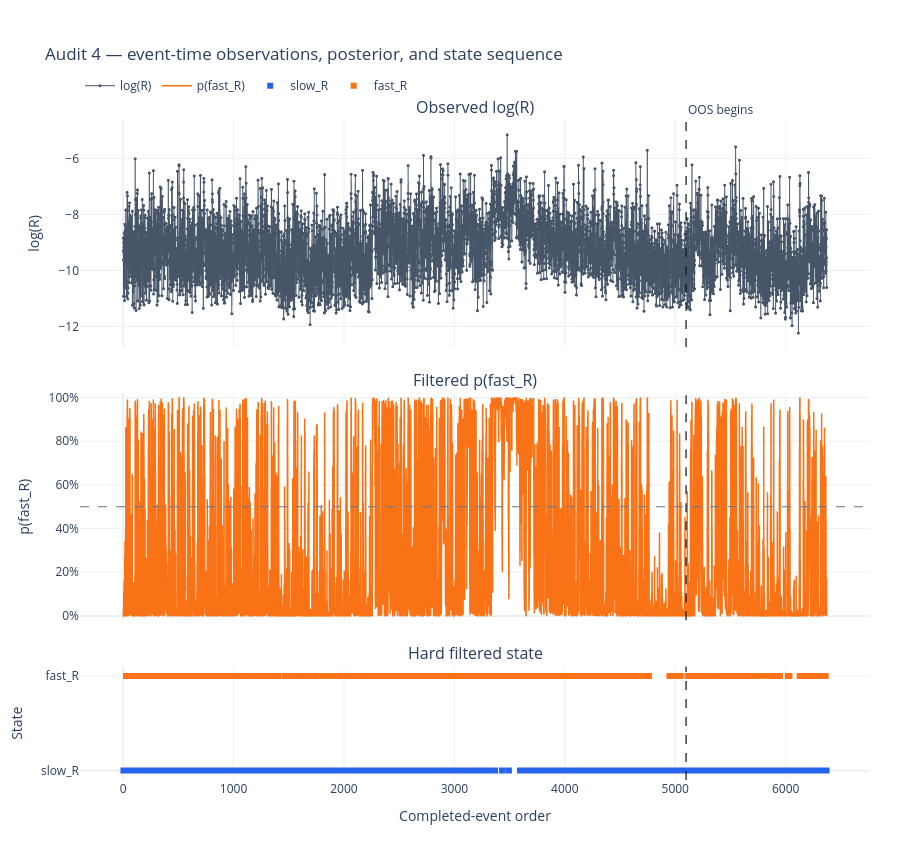

Write notebook code for a chart like this one.
### Markdown cell above
## Audit 4: event-time state sequence

This removes bar-duration weighting entirely. Every completed DC event occupies one horizontal step, regardless of whether its state was later carried across five bars or five hundred bars on the price chart.

### Code cell
event_time_audit_fig = plot_hmm_event_time_strip(audit_events, train_event_count=train_event_count)
event_time_audit_fig.show()

### Figure 1 — Plotly figure (JSON) as saved in the notebook; plotly's stock layout.template omitted (floating-point values rounded to 4 significant figures; data arrays with more than 128 entries replaced by an {"elided": "..."} marker saying what was removed)
{"data": [{"customdata": {"elided": "6372x3 mixed values"}, "hovertemplate": "event=%{x:.0f}<br>log(R)=%{y:.4f}<br>R=%{customdata[1]:.3e}<br>information time=%{customdata[0]}<br>sample=%{customdata[2]}<extra></extra>", "line": {"color": "#475569", "width": 1}, "marker": {"color": "#475569", "size": 3}, "mode": "lines+markers", "name": "log(R)", "type": "scattergl", "x": {"elided": "6372 int values"}, "xaxis": "x", "y": {"elided": "6372 float values"}, "yaxis": "y"}, {"customdata": {"elided": "6372x3 mixed values"}, "hovertemplate": "event=%{x:.0f}<br>p(fast_R)=%{y:.3f}<br>log(R)=%{customdata[1]:.4f}<br>information time=%{customdata[0]}<br>sample=%{customdata[2]}<extra></extra>", "line": {"color": "#f97316", "width": 1.5}, "mode": "lines", "name": "p(fast_R)", "type": "scattergl", "x": {"elided": "6372 int values"}, "xaxis": "x2", "y": {"elided": "6372 float values"}, "yaxis": "y2"}, {"customdata": {"elided": "4646x5 mixed values"}, "hovertemplate": "event=%{x:.0f}<br>state=slow_R<br>R=%{customdata[1]:.3e}<br>p(fast_R)=%{customdata[2]:.3f}<br>state probability=%{customdata[3]:.3f}<br>information time=%{customdata[0]}<br>sample=%{customdata[4]}<extra></extra>", "legendgroup": "slow_R", "marker": {"color": "#2563eb", "size": 6, "symbol": "square"}, "mode": "markers", "name": "slow_R", "type": "scattergl", "x": {"elided": "4646 int values"}, "xaxis": "x3", "y": {"elided": "4646 int values"}, "yaxis": "y3"}, {"customdata": {"elided": "1726x5 mixed values"}, "hovertemplate": "event=%{x:.0f}<br>state=fast_R<br>R=%{customdata[1]:.3e}<br>p(fast_R)=%{customdata[2]:.3f}<br>state probability=%{customdata[3]:.3f}<br>information time=%{customdata[0]}<br>sample=%{customdata[4]}<extra></extra>", "legendgroup": "fast_R", "marker": {"color": "#f97316", "size": 6, "symbol": "square"}, "mode": "markers", "name": "fast_R", "type": "scattergl", "x": {"elided": "1726 int values"}, "xaxis": "x3", "y": {"elided": "1726 int values"}, "yaxis": "y3"}], "layout": {"annotations": [{"font": {"size": 16}, "showarrow": false, "text": "Observed log(R)", "x": 0.5, "xanchor": "center", "xref": "paper", "y": 1.0, "yanchor": "bottom", "yref": "paper"}, {"font": {"size": 16}, "showarrow": false, "text": "Filtered p(fast_R)", "x": 0.5, "xanchor": "center", "xref": "paper", "y": 0.586, "yanchor": "bottom", "yref": "paper"}, {"font": {"size": 16}, "showarrow": false, "text": "Hard filtered state", "x": 0.5, "xanchor": "center", "xref": "paper", "y": 0.172, "yanchor": "bottom", "yref": "paper"}, {"showarrow": false, "text": "OOS begins", "x": 5098.0, "xanchor": "left", "xref": "x", "y": 1.0, "yanchor": "bottom", "yref": "paper"}], "height": 850, "hovermode": "x unified", "legend": {"orientation": "h", "x": 0.0, "xanchor": "left", "y": 1.03, "yanchor": "bottom"}, "margin": {"b": 70, "l": 80, "r": 30, "t": 120}, "shapes": [{"line": {"color": "#64748b", "dash": "dash", "width": 1}, "type": "line", "x0": 0, "x1": 1, "xref": "x2 domain", "y0": 0.5, "y1": 0.5, "yref": "y2"}, {"line": {"color": "#111827", "dash": "dash", "width": 1.25}, "type": "line", "x0": 5098.0, "x1": 5098.0, "xref": "x", "y0": 0, "y1": 1, "yref": "y domain"}, {"line": {"color": "#111827", "dash": "dash", "width": 1.25}, "type": "line", "x0": 5098.0, "x1": 5098.0, "xref": "x2", "y0": 0, "y1": 1, "yref": "y2 domain"}, {"line": {"color": "#111827", "dash": "dash", "width": 1.25}, "type": "line", "x0": 5098.0, "x1": 5098.0, "xref": "x3", "y0": 0, "y1": 1, "yref": "y3 domain"}], "title": {"text": "Audit 4 — event-time observations, posterior, and state sequence"}, "xaxis": {"anchor": "y", "domain": [0.0, 1.0], "matches": "x3", "showticklabels": false}, "xaxis2": {"anchor": "y2", "domain": [0.0, 1.0], "matches": "x3", "showticklabels": false}, "xaxis3": {"anchor": "y3", "domain": [0.0, 1.0], "title": {"text": "Completed-event order"}}, "yaxis": {"anchor": "x", "domain": [0.656, 1.0], "title": {"text": "log(R)"}}, "yaxis2": {"anchor": "x2", "domain": [0.242, 0.586], "range": [-0.02, 1.02], "tickformat": ".0%", "title": {"text": "p(fast_R)"}}, "yaxis3": {"anchor": "x3", "domain": [0.0, 0.172], "ticktext": ["slow_R", "fast_R"], "tickvals": [0, 1], "title": {"text": "State"}}}}
